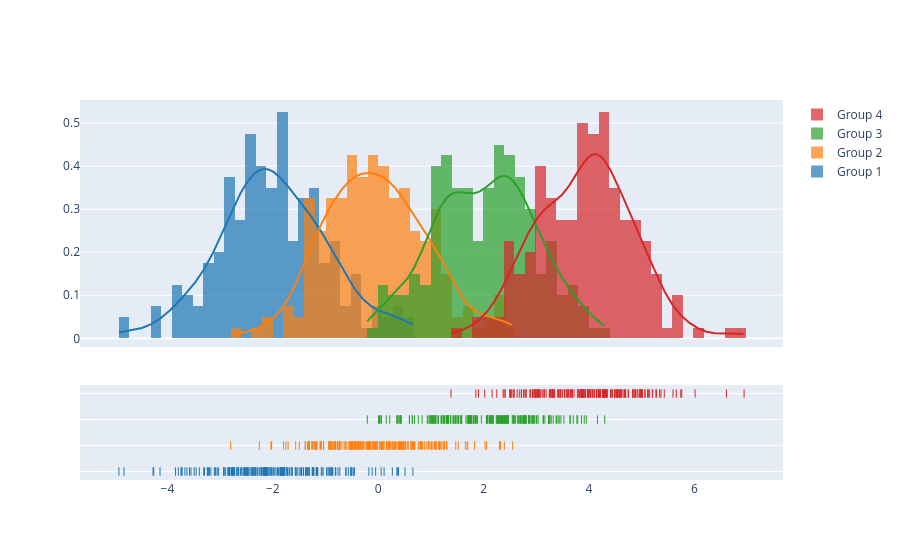

The notebook cell this image was saved under:
### Code cell
import plotly.figure_factory as ff

# Add histogram data
x1 = np.random.randn(200) - 2
x2 = np.random.randn(200)
x3 = np.random.randn(200) + 2
x4 = np.random.randn(200) + 4

# Group data together
hist_data = [x1, x2, x3, x4]

group_labels = ['Group 1', 'Group 2', 'Group 3', 'Group 4']

# Create distplot with custom bin_size
fig = ff.create_distplot(hist_data, group_labels, bin_size=.2)
fig.show()

### Figure 1 — Plotly figure (JSON) as saved in the notebook; plotly's stock layout.template omitted (floating-point values rounded to 4 significant figures; data arrays with more than 128 entries replaced by an {"elided": "..."} marker saying what was removed)
{"data": [{"autobinx": false, "histnorm": "probability density", "legendgroup": "Group 1", "marker": {"color": "rgb(31, 119, 180)"}, "name": "Group 1", "opacity": 0.7, "type": "histogram", "x": {"elided": "200 float values"}, "xaxis": "x", "xbins": {"end": 0.6585, "size": 0.2, "start": -4.921}, "yaxis": "y"}, {"autobinx": false, "histnorm": "probability density", "legendgroup": "Group 2", "marker": {"color": "rgb(255, 127, 14)"}, "name": "Group 2", "opacity": 0.7, "type": "histogram", "x": {"elided": "200 float values"}, "xaxis": "x", "xbins": {"end": 2.552, "size": 0.2, "start": -2.8}, "yaxis": "y"}, {"autobinx": false, "histnorm": "probability density", "legendgroup": "Group 3", "marker": {"color": "rgb(44, 160, 44)"}, "name": "Group 3", "opacity": 0.7, "type": "histogram", "x": {"elided": "200 float values"}, "xaxis": "x", "xbins": {"end": 4.299, "size": 0.2, "start": -0.2071}, "yaxis": "y"}, {"autobinx": false, "histnorm": "probability density", "legendgroup": "Group 4", "marker": {"color": "rgb(214, 39, 40)"}, "name": "Group 4", "opacity": 0.7, "type": "histogram", "x": {"elided": "200 float values"}, "xaxis": "x", "xbins": {"end": 6.944, "size": 0.2, "start": 1.382}, "yaxis": "y"}, {"legendgroup": "Group 1", "marker": {"color": "rgb(31, 119, 180)"}, "mode": "lines", "name": "Group 1", "showlegend": false, "type": "scatter", "x": {"elided": "500 float values"}, "xaxis": "x", "y": {"elided": "500 float values"}, "yaxis": "y"}, {"legendgroup": "Group 2", "marker": {"color": "rgb(255, 127, 14)"}, "mode": "lines", "name": "Group 2", "showlegend": false, "type": "scatter", "x": {"elided": "500 float values"}, "xaxis": "x", "y": {"elided": "500 float values"}, "yaxis": "y"}, {"legendgroup": "Group 3", "marker": {"color": "rgb(44, 160, 44)"}, "mode": "lines", "name": "Group 3", "showlegend": false, "type": "scatter", "x": {"elided": "500 float values"}, "xaxis": "x", "y": {"elided": "500 float values"}, "yaxis": "y"}, {"legendgroup": "Group 4", "marker": {"color": "rgb(214, 39, 40)"}, "mode": "lines", "name": "Group 4", "showlegend": false, "type": "scatter", "x": {"elided": "500 float values"}, "xaxis": "x", "y": {"elided": "500 float values"}, "yaxis": "y"}, {"legendgroup": "Group 1", "marker": {"color": "rgb(31, 119, 180)", "symbol": "line-ns-open"}, "mode": "markers", "name": "Group 1", "showlegend": false, "type": "scatter", "x": {"elided": "200 float values"}, "xaxis": "x", "y": {"elided": "200 str values"}, "yaxis": "y2"}, {"legendgroup": "Group 2", "marker": {"color": "rgb(255, 127, 14)", "symbol": "line-ns-open"}, "mode": "markers", "name": "Group 2", "showlegend": false, "type": "scatter", "x": {"elided": "200 float values"}, "xaxis": "x", "y": {"elided": "200 str values"}, "yaxis": "y2"}, {"legendgroup": "Group 3", "marker": {"color": "rgb(44, 160, 44)", "symbol": "line-ns-open"}, "mode": "markers", "name": "Group 3", "showlegend": false, "type": "scatter", "x": {"elided": "200 float values"}, "xaxis": "x", "y": {"elided": "200 str values"}, "yaxis": "y2"}, {"legendgroup": "Group 4", "marker": {"color": "rgb(214, 39, 40)", "symbol": "line-ns-open"}, "mode": "markers", "name": "Group 4", "showlegend": false, "type": "scatter", "x": {"elided": "200 float values"}, "xaxis": "x", "y": {"elided": "200 str values"}, "yaxis": "y2"}], "layout": {"barmode": "overlay", "hovermode": "closest", "legend": {"traceorder": "reversed"}, "xaxis": {"anchor": "y2", "domain": [0.0, 1.0], "zeroline": false}, "yaxis": {"anchor": "free", "domain": [0.35, 1], "position": 0.0}, "yaxis2": {"anchor": "x", "domain": [0, 0.25], "dtick": 1, "showticklabels": false}}}
